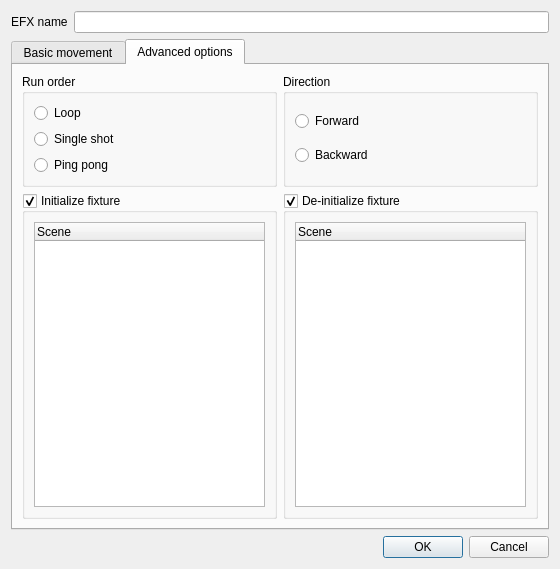
<ui version="4.0" >
 <class>EFXEditor</class>
 <widget class="QDialog" name="EFXEditor" >
  <property name="geometry" >
   <rect>
    <x>0</x>
    <y>0</y>
    <width>560</width>
    <height>569</height>
   </rect>
  </property>
  <property name="windowTitle" >
   <string>EFX Editor</string>
  </property>
  <layout class="QVBoxLayout" >
   <item>
    <layout class="QHBoxLayout" >
     <item>
      <widget class="QLabel" name="m_nameLabel" >
       <property name="text" >
        <string>EFX name</string>
       </property>
      </widget>
     </item>
     <item>
      <widget class="QLineEdit" name="m_nameEdit" />
     </item>
    </layout>
   </item>
   <item>
    <widget class="QTabWidget" name="m_tab" >
     <property name="currentIndex" >
      <number>1</number>
     </property>
     <widget class="QWidget" name="basic" >
      <attribute name="title" >
       <string>Basic movement</string>
      </attribute>
      <layout class="QHBoxLayout" >
       <item>
        <layout class="QVBoxLayout" >
         <item>
          <widget class="QFrame" name="m_previewFrame" >
           <property name="sizePolicy" >
            <sizepolicy vsizetype="Fixed" hsizetype="Fixed" >
             <horstretch>0</horstretch>
             <verstretch>0</verstretch>
            </sizepolicy>
           </property>
           <property name="minimumSize" >
            <size>
             <width>255</width>
             <height>255</height>
            </size>
           </property>
           <property name="maximumSize" >
            <size>
             <width>255</width>
             <height>255</height>
            </size>
           </property>
           <property name="frameShape" >
            <enum>QFrame::StyledPanel</enum>
           </property>
           <property name="frameShadow" >
            <enum>QFrame::Sunken</enum>
           </property>
          </widget>
         </item>
         <item>
          <widget class="QGroupBox" name="m_axesGroup" >
           <property name="title" >
            <string>Axes</string>
           </property>
           <layout class="QGridLayout" >
            <item row="0" column="0" >
             <widget class="QLabel" name="m_horizontalLabel" >
              <property name="text" >
               <string>Horizontal (X)</string>
              </property>
             </widget>
            </item>
            <item row="0" column="1" >
             <widget class="QComboBox" name="m_horizontalCombo" />
            </item>
            <item row="3" column="0" >
             <widget class="QLabel" name="m_verticalLabel" >
              <property name="text" >
               <string>Vertical (Y)</string>
              </property>
             </widget>
            </item>
            <item row="3" column="1" >
             <widget class="QComboBox" name="m_verticalCombo" />
            </item>
            <item row="1" column="1" >
             <widget class="QComboBox" name="m_horizontalFineCombo" >
              <property name="enabled" >
               <bool>false</bool>
              </property>
             </widget>
            </item>
            <item row="1" column="0" >
             <widget class="QLabel" name="m_horizontalFineLabel" >
              <property name="enabled" >
               <bool>false</bool>
              </property>
              <property name="text" >
               <string>Horizontal Fine (X)</string>
              </property>
             </widget>
            </item>
            <item row="4" column="0" >
             <widget class="QLabel" name="m_verticalFineLabel" >
              <property name="enabled" >
               <bool>false</bool>
              </property>
              <property name="text" >
               <string>Vertical Fine (Y)</string>
              </property>
             </widget>
            </item>
            <item row="4" column="1" >
             <widget class="QComboBox" name="m_verticalFineCombo" >
              <property name="enabled" >
               <bool>false</bool>
              </property>
             </widget>
            </item>
           </layout>
          </widget>
         </item>
        </layout>
       </item>
       <item>
        <layout class="QVBoxLayout" >
         <item>
          <widget class="QGroupBox" name="m_algorithmGroup" >
           <property name="title" >
            <string>Algorithm</string>
           </property>
           <layout class="QVBoxLayout" >
            <item>
             <widget class="QComboBox" name="m_algorithmCombo" />
            </item>
           </layout>
          </widget>
         </item>
         <item>
          <widget class="QGroupBox" name="m_parametersGroup" >
           <property name="title" >
            <string>Parameters</string>
           </property>
           <layout class="QVBoxLayout" >
            <item>
             <layout class="QHBoxLayout" >
              <item>
               <widget class="QLabel" name="m_widthLabel" >
                <property name="text" >
                 <string>Width</string>
                </property>
               </widget>
              </item>
              <item>
               <widget class="QSpinBox" name="m_widthSpin" >
                <property name="maximum" >
                 <number>127</number>
                </property>
                <property name="value" >
                 <number>127</number>
                </property>
               </widget>
              </item>
             </layout>
            </item>
            <item>
             <layout class="QHBoxLayout" >
              <item>
               <widget class="QLabel" name="m_heightLabel" >
                <property name="text" >
                 <string>Height</string>
                </property>
               </widget>
              </item>
              <item>
               <widget class="QSpinBox" name="m_heightSpin" >
                <property name="maximum" >
                 <number>127</number>
                </property>
                <property name="value" >
                 <number>127</number>
                </property>
               </widget>
              </item>
             </layout>
            </item>
            <item>
             <layout class="QHBoxLayout" >
              <item>
               <widget class="QLabel" name="m_xOffsetLabel" >
                <property name="text" >
                 <string>X offset</string>
                </property>
               </widget>
              </item>
              <item>
               <widget class="QSpinBox" name="m_xOffsetSpin" >
                <property name="maximum" >
                 <number>255</number>
                </property>
                <property name="value" >
                 <number>127</number>
                </property>
               </widget>
              </item>
             </layout>
            </item>
            <item>
             <layout class="QHBoxLayout" >
              <item>
               <widget class="QLabel" name="m_yOffsetLabel" >
                <property name="text" >
                 <string>Y offset</string>
                </property>
               </widget>
              </item>
              <item>
               <widget class="QSpinBox" name="m_yOffsetSpin" >
                <property name="maximum" >
                 <number>255</number>
                </property>
                <property name="value" >
                 <number>127</number>
                </property>
               </widget>
              </item>
             </layout>
            </item>
            <item>
             <layout class="QHBoxLayout" >
              <item>
               <widget class="QLabel" name="m_rotationLabel" >
                <property name="text" >
                 <string>Rotation</string>
                </property>
               </widget>
              </item>
              <item>
               <widget class="QSpinBox" name="m_rotationSpin" >
                <property name="maximum" >
                 <number>359</number>
                </property>
               </widget>
              </item>
             </layout>
            </item>
            <item>
             <spacer>
              <property name="orientation" >
               <enum>Qt::Vertical</enum>
              </property>
              <property name="sizeHint" >
               <size>
                <width>20</width>
                <height>16</height>
               </size>
              </property>
             </spacer>
            </item>
            <item>
             <layout class="QHBoxLayout" >
              <item>
               <widget class="QLabel" name="m_xFrequencyLabel" >
                <property name="enabled" >
                 <bool>false</bool>
                </property>
                <property name="text" >
                 <string>X frequency</string>
                </property>
               </widget>
              </item>
              <item>
               <widget class="QSpinBox" name="m_xFrequencySpin" >
                <property name="enabled" >
                 <bool>false</bool>
                </property>
                <property name="maximum" >
                 <number>5</number>
                </property>
                <property name="value" >
                 <number>2</number>
                </property>
               </widget>
              </item>
             </layout>
            </item>
            <item>
             <layout class="QHBoxLayout" >
              <item>
               <widget class="QLabel" name="m_yFrequencyLabel" >
                <property name="enabled" >
                 <bool>false</bool>
                </property>
                <property name="text" >
                 <string>Y frequency</string>
                </property>
               </widget>
              </item>
              <item>
               <widget class="QSpinBox" name="m_yFrequencySpin" >
                <property name="enabled" >
                 <bool>false</bool>
                </property>
                <property name="maximum" >
                 <number>5</number>
                </property>
                <property name="value" >
                 <number>1</number>
                </property>
               </widget>
              </item>
             </layout>
            </item>
            <item>
             <layout class="QHBoxLayout" >
              <item>
               <widget class="QLabel" name="m_xPhaseLabel" >
                <property name="enabled" >
                 <bool>false</bool>
                </property>
                <property name="text" >
                 <string>X phase</string>
                </property>
               </widget>
              </item>
              <item>
               <widget class="QSpinBox" name="m_xPhaseSpin" >
                <property name="enabled" >
                 <bool>false</bool>
                </property>
                <property name="maximum" >
                 <number>360</number>
                </property>
                <property name="value" >
                 <number>90</number>
                </property>
               </widget>
              </item>
             </layout>
            </item>
            <item>
             <layout class="QHBoxLayout" >
              <item>
               <widget class="QLabel" name="m_yPhaseLabel" >
                <property name="enabled" >
                 <bool>false</bool>
                </property>
                <property name="text" >
                 <string>Y phase</string>
                </property>
               </widget>
              </item>
              <item>
               <widget class="QSpinBox" name="m_yPhaseSpin" >
                <property name="enabled" >
                 <bool>false</bool>
                </property>
                <property name="maximum" >
                 <number>360</number>
                </property>
                <property name="value" >
                 <number>90</number>
                </property>
               </widget>
              </item>
             </layout>
            </item>
           </layout>
          </widget>
         </item>
        </layout>
       </item>
      </layout>
     </widget>
     <widget class="QWidget" name="advanced" >
      <attribute name="title" >
       <string>Advanced options</string>
      </attribute>
      <layout class="QGridLayout" >
       <item row="0" column="0" >
        <widget class="QGroupBox" name="m_runOrderGroup" >
         <property name="title" >
          <string>Run order</string>
         </property>
         <layout class="QVBoxLayout" >
          <item>
           <widget class="QRadioButton" name="m_loopModeButton" >
            <property name="text" >
             <string>Loop</string>
            </property>
           </widget>
          </item>
          <item>
           <widget class="QRadioButton" name="m_singleShotModeButton" >
            <property name="text" >
             <string>Single shot</string>
            </property>
           </widget>
          </item>
          <item>
           <widget class="QRadioButton" name="m_pingPongModeButton" >
            <property name="text" >
             <string>Ping pong</string>
            </property>
           </widget>
          </item>
         </layout>
        </widget>
       </item>
       <item row="0" column="1" >
        <widget class="QGroupBox" name="m_directionGroup" >
         <property name="title" >
          <string>Direction</string>
         </property>
         <layout class="QVBoxLayout" >
          <item>
           <widget class="QRadioButton" name="m_forwardDirectionButton" >
            <property name="text" >
             <string>Forward</string>
            </property>
           </widget>
          </item>
          <item>
           <widget class="QRadioButton" name="m_backwardDirectionButton" >
            <property name="text" >
             <string>Backward</string>
            </property>
           </widget>
          </item>
         </layout>
        </widget>
       </item>
       <item row="1" column="0" >
        <widget class="QGroupBox" name="m_startSceneGroup" >
         <property name="title" >
          <string>Initialize fixture</string>
         </property>
         <property name="checkable" >
          <bool>true</bool>
         </property>
         <layout class="QVBoxLayout" >
          <item>
           <widget class="QTreeWidget" name="m_startSceneList" >
            <column>
             <property name="text" >
              <string>Scene</string>
             </property>
            </column>
           </widget>
          </item>
         </layout>
        </widget>
       </item>
       <item row="1" column="1" >
        <widget class="QGroupBox" name="m_stopSceneGroup" >
         <property name="title" >
          <string>De-initialize fixture</string>
         </property>
         <property name="checkable" >
          <bool>true</bool>
         </property>
         <layout class="QVBoxLayout" >
          <item>
           <widget class="QTreeWidget" name="m_stopSceneList" >
            <column>
             <property name="text" >
              <string>Scene</string>
             </property>
            </column>
           </widget>
          </item>
         </layout>
        </widget>
       </item>
      </layout>
     </widget>
    </widget>
   </item>
   <item>
    <widget class="QDialogButtonBox" name="buttonBox" >
     <property name="orientation" >
      <enum>Qt::Horizontal</enum>
     </property>
     <property name="standardButtons" >
      <set>QDialogButtonBox::Cancel|QDialogButtonBox::NoButton|QDialogButtonBox::Ok</set>
     </property>
    </widget>
   </item>
  </layout>
 </widget>
 <resources/>
 <connections>
  <connection>
   <sender>buttonBox</sender>
   <signal>accepted()</signal>
   <receiver>EFXEditor</receiver>
   <slot>accept()</slot>
   <hints>
    <hint type="sourcelabel" >
     <x>248</x>
     <y>254</y>
    </hint>
    <hint type="destinationlabel" >
     <x>157</x>
     <y>274</y>
    </hint>
   </hints>
  </connection>
  <connection>
   <sender>buttonBox</sender>
   <signal>rejected()</signal>
   <receiver>EFXEditor</receiver>
   <slot>reject()</slot>
   <hints>
    <hint type="sourcelabel" >
     <x>316</x>
     <y>260</y>
    </hint>
    <hint type="destinationlabel" >
     <x>286</x>
     <y>274</y>
    </hint>
   </hints>
  </connection>
 </connections>
</ui>
